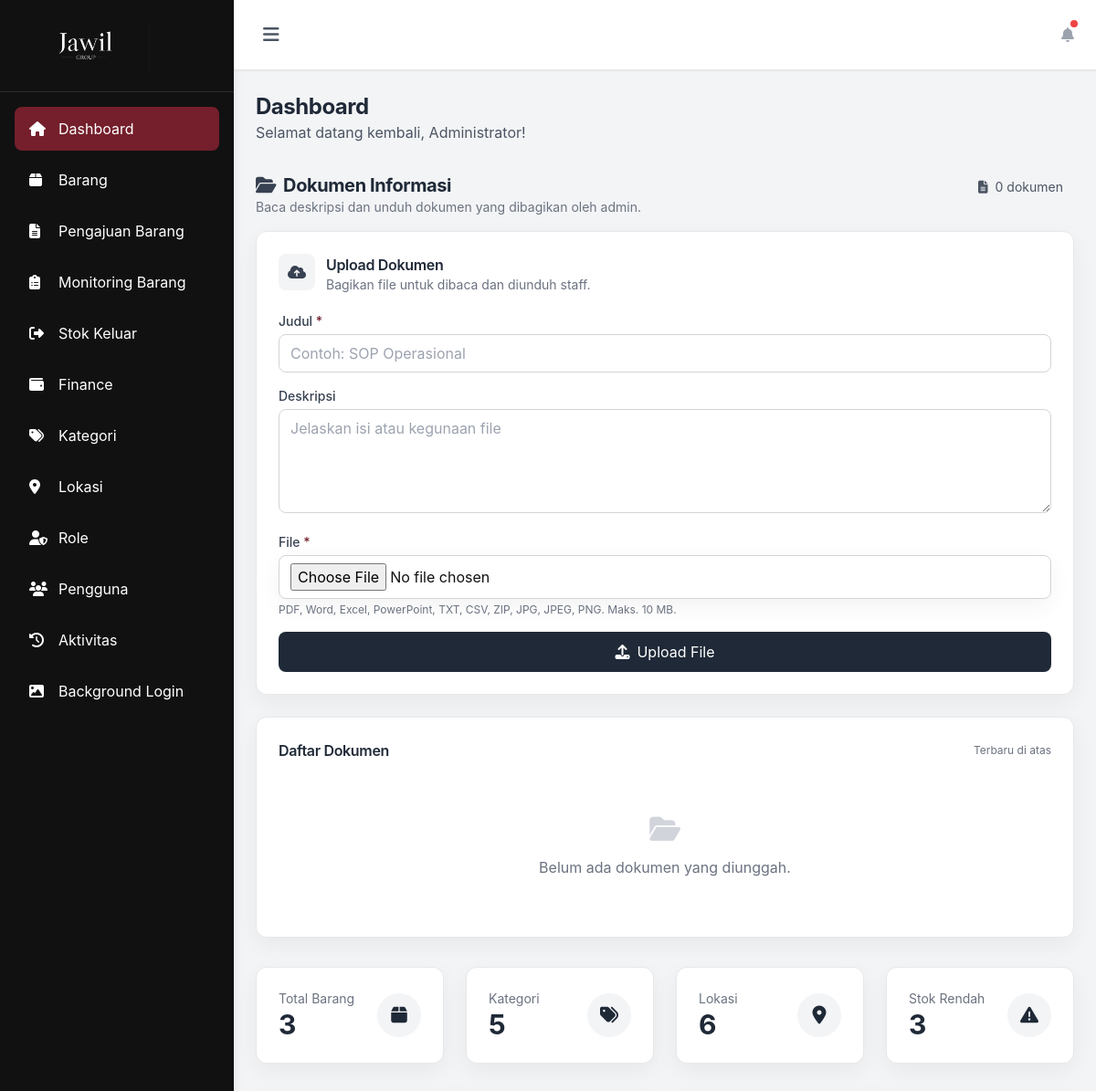
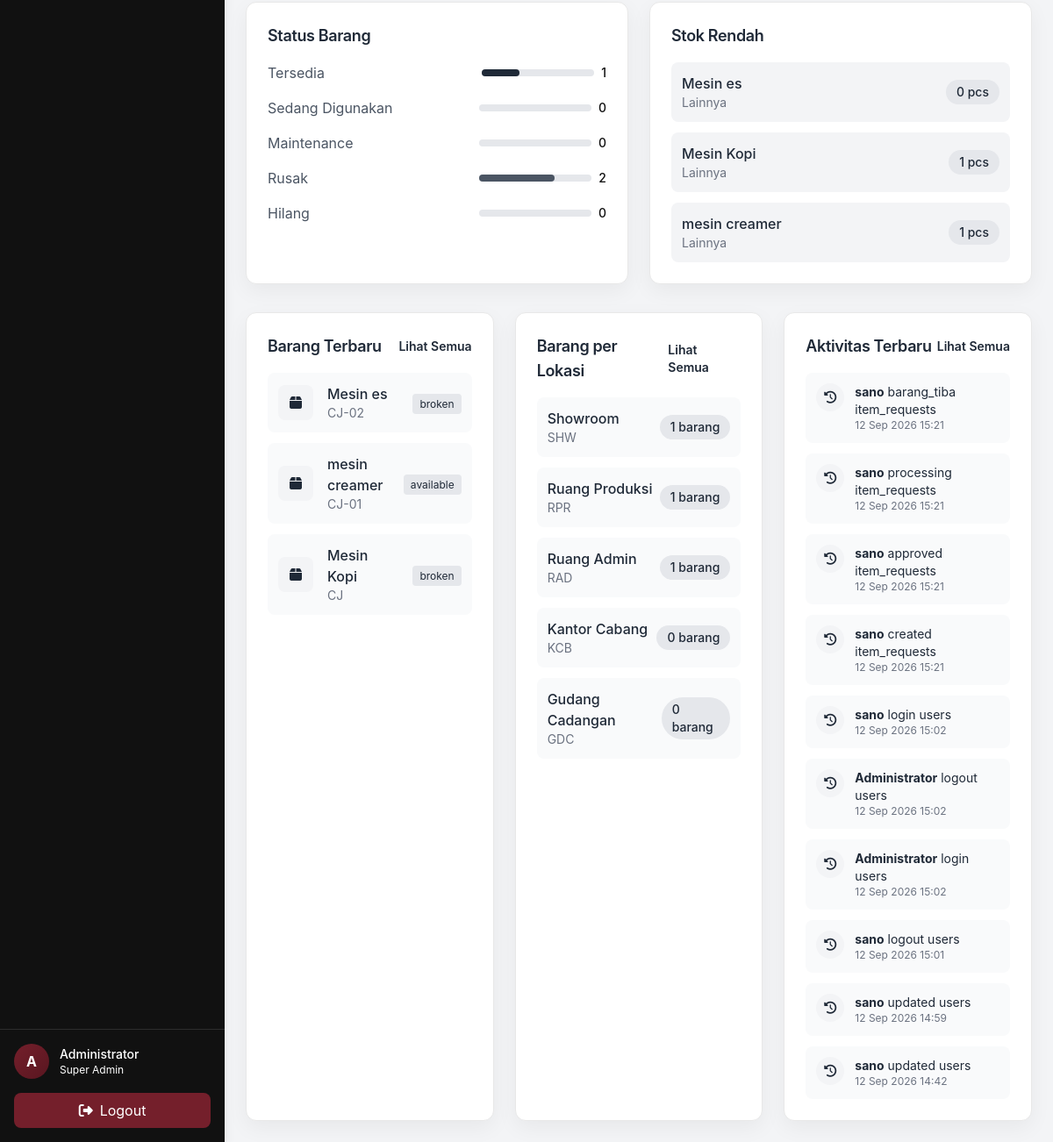
The page /dashboard.php (signed in) on the database as committed earlier (2 pictures, top to bottom).
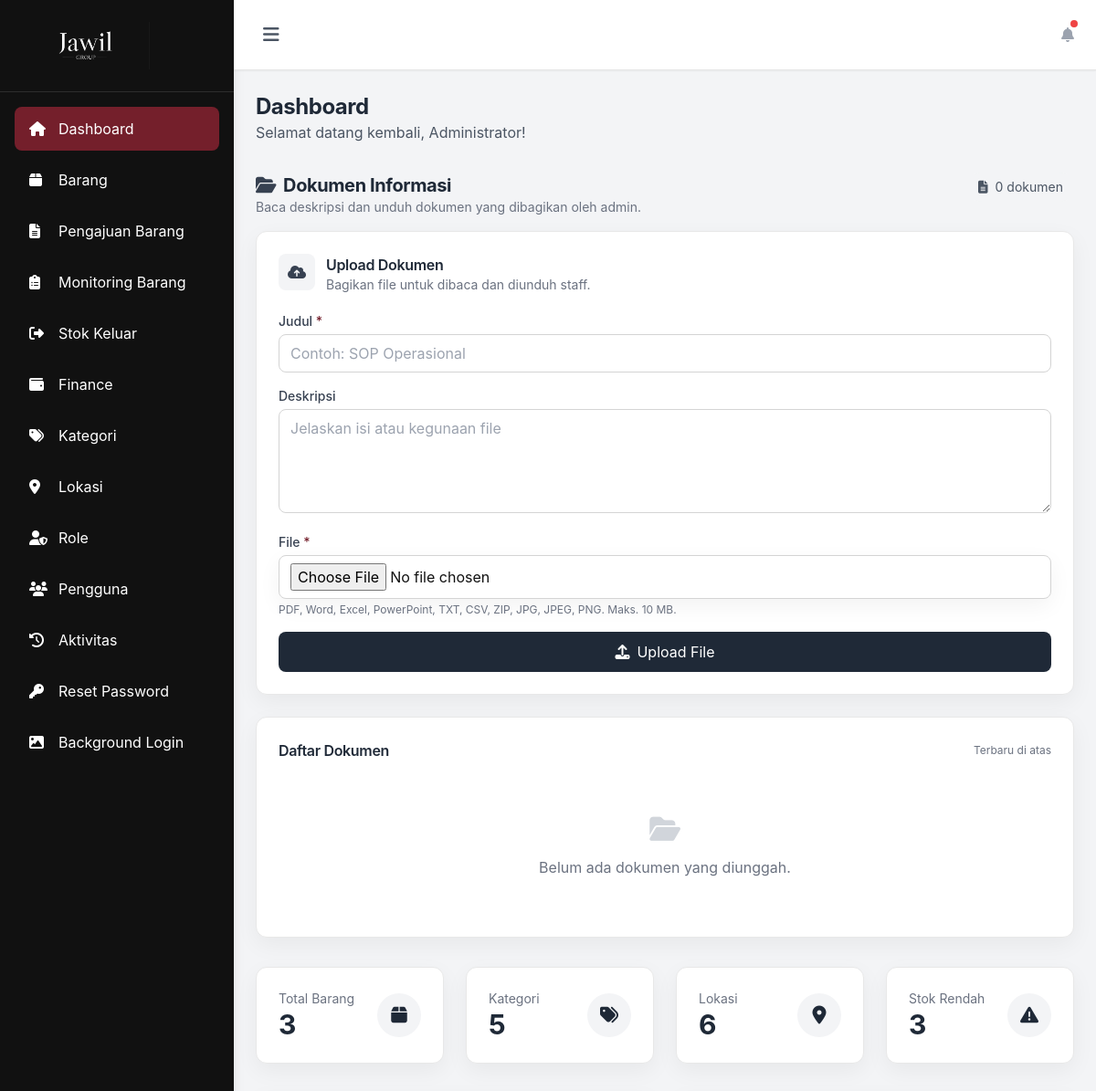
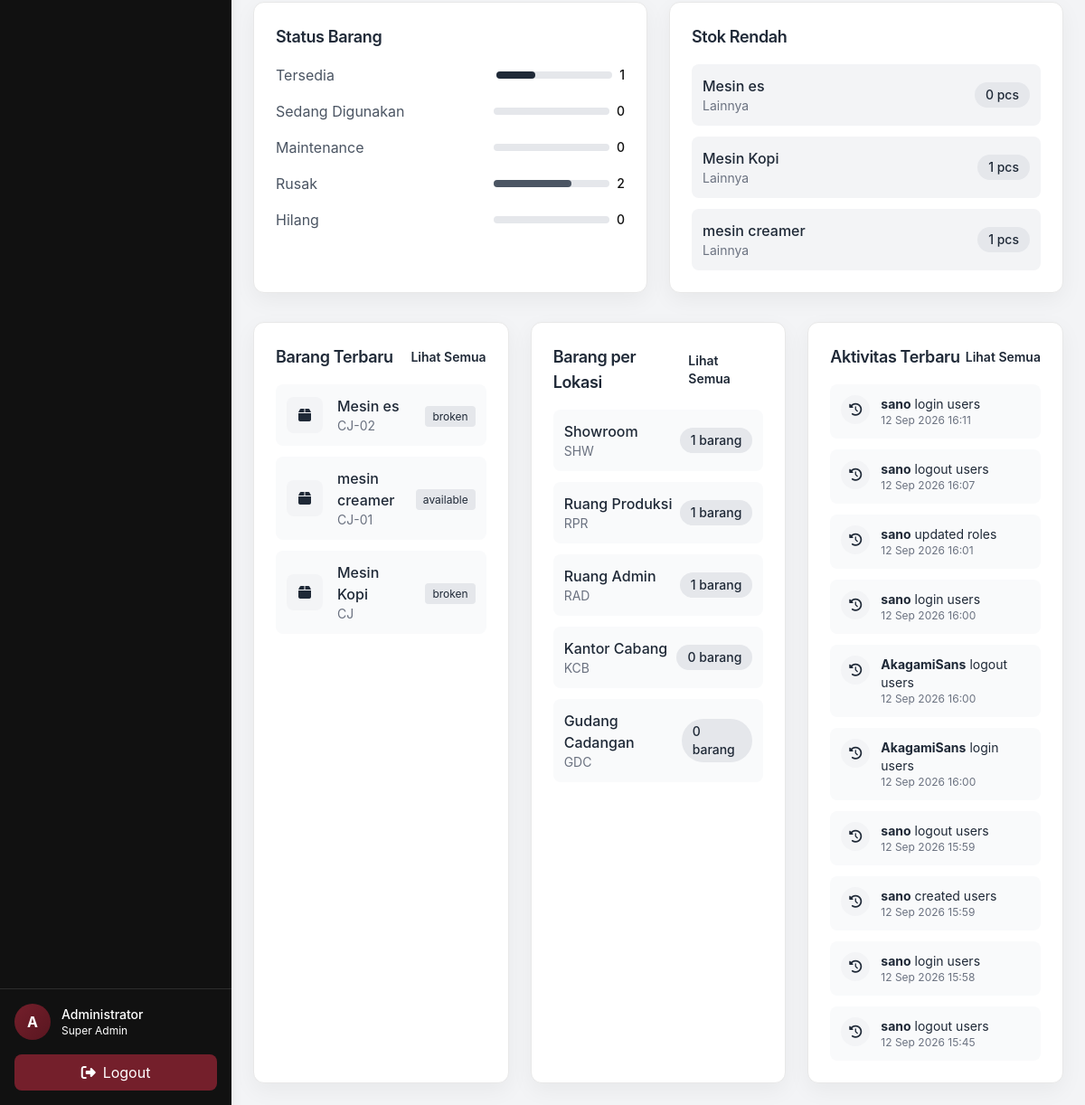
The same page on the database as committed later (2 pictures, top to bottom).
### tables this page shows
CREATE TABLE `menus` (
  `id` int(11) NOT NULL,
  `menu_name` varchar(50) NOT NULL,
  `menu_label` varchar(100) NOT NULL,
  `menu_icon` varchar(50) NOT NULL,
  `menu_url` varchar(100) NOT NULL,
  `menu_order` int(11) DEFAULT 0,
  `is_active` tinyint(1) DEFAULT 1,
  `created_at` timestamp NOT NULL DEFAULT current_timestamp()
);

CREATE TABLE `items` (
  `id` int(11) NOT NULL,
  `item_code` varchar(50) NOT NULL,
  `item_name` varchar(200) NOT NULL,
  `brand` varchar(100) DEFAULT NULL,
  `description` text DEFAULT NULL,
  `category_id` int(11) DEFAULT NULL,
  `location_id` int(11) DEFAULT NULL,
  `quantity` int(11) DEFAULT 0,
  `unit` varchar(20) DEFAULT 'pcs',
  `status` enum('available','in_use','maintenance','broken','lost') DEFAULT 'available',
  `purchase_date` date DEFAULT NULL,
  `purchase_price` decimal(15,2) DEFAULT NULL,
  `supplier` varchar(100) DEFAULT NULL,
  `image_path` varchar(255) DEFAULT NULL,
  `foto_atas` varchar(255) DEFAULT NULL,
  `foto_bawah` varchar(255) DEFAULT NULL,
  `foto_kanan` varchar(255) DEFAULT NULL,
  `foto_kiri` varchar(255) DEFAULT NULL,
  `photo_bon` varchar(255) DEFAULT NULL,
  `created_by` int(11) DEFAULT NULL,
  `created_at` timestamp NOT NULL DEFAULT current_timestamp(),
  `updated_at` timestamp NOT NULL DEFAULT current_timestamp() ON UPDATE current_timestamp()
);

CREATE TABLE `categories` (
  `id` int(11) NOT NULL,
  `category_name` varchar(100) NOT NULL,
  `description` text DEFAULT NULL,
  `created_at` timestamp NOT NULL DEFAULT current_timestamp(),
  `updated_at` timestamp NOT NULL DEFAULT current_timestamp() ON UPDATE current_timestamp()
);

CREATE TABLE `activity_logs` (
  `id` int(11) NOT NULL,
  `user_id` int(11) DEFAULT NULL,
  `action` varchar(50) NOT NULL,
  `table_name` varchar(50) DEFAULT NULL,
  `record_id` int(11) DEFAULT NULL,
  `old_values` longtext DEFAULT NULL CHECK (json_valid(`old_values`)),
  `new_values` longtext DEFAULT NULL CHECK (json_valid(`new_values`)),
  `ip_address` varchar(45) DEFAULT NULL,
  `user_agent` text DEFAULT NULL,
  `created_at` timestamp NOT NULL DEFAULT current_timestamp()
);

CREATE TABLE `users` (
  `id` int(11) NOT NULL,
  `employee_id` varchar(50) DEFAULT NULL,
  `username` varchar(50) NOT NULL,
  `email` varchar(100) NOT NULL,
  `password` varchar(255) NOT NULL,
  `full_name` varchar(100) NOT NULL,
  `profile_photo` varchar(255) DEFAULT NULL,
  `role_id` int(11) NOT NULL,
  `is_active` tinyint(1) DEFAULT 1,
  `created_at` timestamp NOT NULL DEFAULT current_timestamp(),
  `updated_at` timestamp NOT NULL DEFAULT current_timestamp() ON UPDATE current_timestamp()
);

### includes/db.php (called while the page is built, shortened)
<?php
class Database {
    private static $instance = null;
    private $connection;
    private function __construct() {
        try {
            $this->connection = new PDO(
                "mysql:host=" . DB_HOST . ";dbname=" . DB_NAME . ";charset=utf8mb4",
                DB_USER,
                DB_PASS,
                [
                    PDO::ATTR_ERRMODE => PDO::ERRMODE_EXCEPTION,
                    PDO::ATTR_DEFAULT_FETCH_MODE => PDO::FETCH_ASSOC,
                    PDO::ATTR_EMULATE_PREPARES => false
                ]
            );
        } catch (PDOException $e) {
            die("Database connection failed: " . $e->getMessage());
        }
    }
    public static function getInstance() {
        if (self::$instance === null) {
            self::$instance = new Database();
        }
        return self::$instance;
    }
    public function query($sql, $params = []) {
        try {
            $stmt = $this->connection->prepare($sql);
            $stmt->execute($params);
            return $stmt;
        } catch (PDOException $e) {
            throw new Exception("Query failed: " . $e->getMessage());
        }
    }
    public function fetchAll($sql, $params = []) {
        $stmt = $this->query($sql, $params);
        return $stmt->fetchAll();
    }
}
?>

### includes/auth.php (called while the page is built, shortened)
<?php
require_once __DIR__ . '/db.php';
class Auth {
    public function isLoggedIn() {
        return isset($_SESSION['user_id']) && isset($_SESSION['last_activity']);
    }
    public function getAccessibleMenus() {
        $roleId = $_SESSION['role_id'];
        $db = Database::getInstance();
        try {
            $sql = "SELECT m.*
                    FROM menus m
                    JOIN role_menu_access rma ON m.id = rma.menu_id
                    WHERE rma.role_id = ? AND rma.can_view = 1 AND m.is_active = 1
                    ORDER BY m.menu_order";
            $menus = $db->fetchAll($sql, [$roleId]);
            return $menus;
        } catch (Exception $e) {
            if ($this->isSuperAdmin()) {
                try {
                    return $db->fetchAll("SELECT * FROM menus WHERE is_active = 1 ORDER BY menu_order");
                } catch (Exception $e2) {
                    return [
                        ['menu_name' => 'dashboard', 'menu_label' => 'Dashboard', 'menu_icon' => 'fa-home', 'menu_url' => 'dashboard.php'],
                        ['menu_name' => 'items', 'menu_label' => 'Barang', 'menu_icon' => 'fa-box', 'menu_url' => 'items.php'],
                        ['menu_name' => 'categories', 'menu_label' => 'Kategori', 'menu_icon' => 'fa-tags', 'menu_url' => 'categories.php'],
                        ['menu_name' => 'locations', 'menu_label' => 'Lokasi', 'menu_icon' => 'fa-map-marker-alt', 'menu_url' => 'locations.php'],
                        ['menu_name' => 'roles', 'menu_label' => 'Role', 'menu_icon' => 'fa-user-shield', 'menu_url' => 'roles.php'],
                        ['menu_name' => 'users', 'menu_label' => 'Pengguna', 'menu_icon' => 'fa-users', 'menu_url' => 'users.php'],
                        ['menu_name' => 'logs', 'menu_label' => 'Aktivitas', 'menu_icon' => 'fa-history', 'menu_url' => 'logs.php']
                    ];
                }
            }
            return [];
        }
    }
}
$auth = new Auth();
?>

### dashboard.php (the view, shortened to what the changed rows need)
<?php
require_once 'includes/auth.php';
$auth->requireLogin();
require_once 'includes/header.php';
$recentActivities = $db->fetchAll("
    SELECT al.*, u.full_name
    FROM activity_logs al
    LEFT JOIN users u ON al.user_id = u.id
    ORDER BY al.created_at DESC
    LIMIT 10
");
$lowStockItems = $db->fetchAll("
    SELECT i.*, c.category_name
    FROM items i
    LEFT JOIN categories c ON i.category_id = c.id
    WHERE i.quantity < 5
    ORDER BY i.quantity ASC
    LIMIT 5
");
$itemsByLocation = $db->fetchAll("
    SELECT l.location_name, l.location_code, COUNT(i.id) as item_count
    FROM locations l
    LEFT JOIN items i ON l.id = i.location_id
    GROUP BY l.id
    ORDER BY item_count DESC
    LIMIT 5
");
$recentItems = $db->fetchAll("
    SELECT i.*, c.category_name
    FROM items i
    LEFT JOIN categories c ON i.category_id = c.id
    ORDER BY i.created_at DESC
    LIMIT 5
");
?>
<div class="mb-8">
    <h2 class="text-2xl font-bold text-gray-800">Dashboard</h2>
</div>
<div class="grid grid-cols-1 lg:grid-cols-2 gap-6 mb-8">
    <div class="bg-white rounded-xl shadow-sm p-6">
        <?php if (count($lowStockItems) > 0): ?>
            <div class="space-y-3">
                <?php foreach ($lowStockItems as $item): ?>
                    <div class="flex items-center justify-between p-3 bg-gray-100 rounded-lg">
                        <div>
                            <p class="font-medium text-gray-800"><?php echo htmlspecialchars($item['item_name']); ?></p>
                            <p class="text-sm text-gray-500"><?php echo htmlspecialchars($item['category_name'] ?? '-'); ?></p>
                        </div>
                        <span class="px-3 py-1 bg-gray-200 text-gray-800 rounded-full text-sm font-medium">
                            <?php echo $item['quantity']; ?> <?php echo htmlspecialchars($item['unit']); ?>
                        </span>
                    </div>
                <?php endforeach; ?>
            </div>
        <?php else: ?>
            <p class="text-gray-500 text-center py-4">Tidak ada barang dengan stok rendah</p>
        <?php endif; ?>
    </div>
</div>
<div class="grid grid-cols-1 lg:grid-cols-3 gap-6">
    <div class="bg-white rounded-xl shadow-sm p-6">
        <?php if (count($recentItems) > 0): ?>
            <div class="space-y-3">
                <?php foreach ($recentItems as $item): ?>
                    <div class="flex items-center space-x-4 p-3 bg-gray-50 rounded-lg">
                        <div class="w-10 h-10 bg-gray-100 rounded-lg flex items-center justify-center">
                            <i class="fas fa-box text-gray-800"></i>
                        </div>
                        <div class="flex-1">
                            <p class="font-medium text-gray-800"><?php echo htmlspecialchars($item['item_name']); ?></p>
                            <p class="text-sm text-gray-500"><?php echo htmlspecialchars($item['item_code']); ?></p>
                        </div>
                        <div class="text-right">
                            <span class="px-2 py-1 bg-gray-200 text-gray-800 rounded text-xs">
                                <?php echo htmlspecialchars($item['status']); ?>
                            </span>
                        </div>
                    </div>
                <?php endforeach; ?>
            </div>
        <?php else: ?>
            <p class="text-gray-500 text-center py-4">Belum ada barang</p>
        <?php endif; ?>
    </div>
    <div class="bg-white rounded-xl shadow-sm p-6">
        <?php if (count($itemsByLocation) > 0): ?>
            <div class="space-y-3">
                <?php foreach ($itemsByLocation as $loc): ?>
                    <div class="flex items-center justify-between p-3 bg-gray-50 rounded-lg">
                        <div>
                            <p class="font-medium text-gray-800"><?php echo htmlspecialchars($loc['location_name']); ?></p>
                            <p class="text-sm text-gray-500"><?php echo htmlspecialchars($loc['location_code']); ?></p>
                        </div>
                        <span class="px-3 py-1 bg-gray-200 text-gray-800 rounded-full text-sm font-medium">
                            <?php echo $loc['item_count']; ?> barang
                        </span>
                    </div>
                <?php endforeach; ?>
            </div>
        <?php else: ?>
            <p class="text-gray-500 text-center py-4">Belum ada lokasi</p>
        <?php endif; ?>
    </div>
    <div class="bg-white rounded-xl shadow-sm p-6">
        <?php if (count($recentActivities) > 0): ?>
            <div class="space-y-3">
                <?php foreach ($recentActivities as $activity): ?>
                    <div class="flex items-start space-x-3 p-3 bg-gray-50 rounded-lg">
                        <div class="w-8 h-8 bg-gray-100 rounded-full flex items-center justify-center flex-shrink-0">
                            <i class="fas fa-history text-gray-800 text-sm"></i>
                        </div>
                        <div class="flex-1">
                            <p class="text-sm text-gray-800">
                                <strong><?php echo htmlspecialchars($activity['full_name'] ?? 'System'); ?></strong>
                                <?php echo htmlspecialchars($activity['action']); ?>
                                <?php if ($activity['table_name']): ?>
                                    <?php echo htmlspecialchars($activity['table_name']); ?>
                                <?php endif; ?>
                            </p>
                            <p class="text-xs text-gray-500">
                                <?php echo date('d M Y H:i', strtotime($activity['created_at'])); ?>
                            </p>
                        </div>
                    </div>
                <?php endforeach; ?>
            </div>
        <?php else: ?>
            <p class="text-gray-500 text-center py-4">Belum ada aktivitas</p>
        <?php endif; ?>
    </div>
</div>
<?php require_once 'includes/footer.php'; ?>

### includes/header.php (shortened to what the changed rows need)
<?php
require_once __DIR__ . '/auth.php';
$auth->requireLogin();
?>
<!DOCTYPE html>
<html lang="id">
<head>
    <script src="https://cdn.tailwindcss.com"></script>
    <link rel="stylesheet" href="https://cdnjs.cloudflare.com/ajax/libs/font-awesome/6.4.0/css/all.min.css">
</head>
<body class="bg-gray-100">
    <div class="flex h-screen overflow-hidden">
        <aside id="desktopSidebar" class="w-64 bg-white shadow-lg flex-shrink-0 hidden md:block">
            <nav class="p-4 space-y-2">
                <?php
                $accessibleMenus = $auth->getAccessibleMenus();
                foreach ($accessibleMenus as $menu):
                ?>
                <a href="<?php echo $menu['menu_url']; ?>" class="sidebar-link flex items-center space-x-3 px-4 py-3 rounded-lg text-gray-700 transition <?php echo basename($_SERVER['PHP_SELF']) == basename($menu['menu_url']) ? 'active' : ''; ?>">
                    <i class="fas <?php echo $menu['menu_icon']; ?> w-5"></i>
                    <span><?php echo $menu['menu_label']; ?></span>
                </a>
                <?php endforeach; ?>
            </nav>
        </aside>
        <div class="flex-1 flex flex-col overflow-hidden">
            <main class="flex-1 overflow-y-auto p-6">

Rows that differ between the two databases and show on the page:
no longer on this page (row unchanged): activity_logs: user.full_name "sano", action "barang_tiba", table_name "item_requests", created_at "12 Sep 2026 15:21"
no longer on this page (row unchanged): activity_logs: user.full_name "sano", action "processing", table_name "item_requests", created_at "12 Sep 2026 15:21"
no longer on this page (row unchanged): activity_logs: user.full_name "sano", action "approved", table_name "item_requests", created_at "12 Sep 2026 15:21"
no longer on this page (row unchanged): activity_logs: user.full_name "sano", action "created", table_name "item_requests", created_at "12 Sep 2026 15:21"
no longer on this page (row unchanged): activity_logs: user.full_name "sano", action "login", table_name "users", created_at "12 Sep 2026 15:02"
no longer on this page (row unchanged): activity_logs: user.full_name "Administrator", action "logout", table_name "users", created_at "12 Sep 2026 15:02"
no longer on this page (row unchanged): activity_logs: user.full_name "Administrator", action "login", table_name "users", created_at "12 Sep 2026 15:02"
no longer on this page (row unchanged): activity_logs: user.full_name "sano", action "logout", table_name "users", created_at "12 Sep 2026 15:01"
no longer on this page (row unchanged): activity_logs: user.full_name "sano", action "updated", table_name "users", created_at "12 Sep 2026 14:59"
no longer on this page (row unchanged): activity_logs: user.full_name "sano", action "updated", table_name "users", created_at "12 Sep 2026 14:42"
added menus: menu_label "Reset Password"
added activity_logs: user.full_name "sano", action "login", table_name "users", created_at "12 Sep 2026 16:11"
added activity_logs: user.full_name "sano", action "logout", table_name "users", created_at "12 Sep 2026 16:07"
added activity_logs: user.full_name "sano", action "updated", table_name "roles", created_at "12 Sep 2026 16:01"
added activity_logs: user.full_name "sano", action "login", table_name "users", created_at "12 Sep 2026 16:00"
added activity_logs: user.full_name "AkagamiSans", action "logout", table_name "users", created_at "12 Sep 2026 16:00"
added activity_logs: user.full_name "AkagamiSans", action "login", table_name "users", created_at "12 Sep 2026 16:00"
added activity_logs: user.full_name "sano", action "logout", table_name "users", created_at "12 Sep 2026 15:59"
added activity_logs: user.full_name "sano", action "created", table_name "users", created_at "12 Sep 2026 15:59"
added activity_logs: user.full_name "sano", action "login", table_name "users", created_at "12 Sep 2026 15:58"
added activity_logs: user.full_name "sano", action "logout", table_name "users", created_at "12 Sep 2026 15:45"
